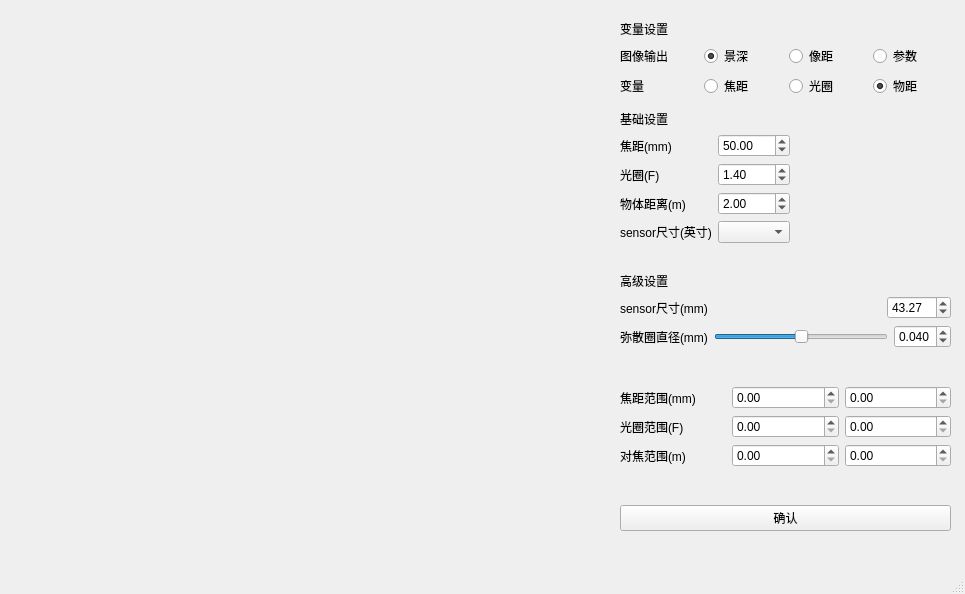
<?xml version="1.0" encoding="UTF-8"?>
<ui version="4.0">
 <class>MainWindow</class>
 <widget class="QMainWindow" name="MainWindow">
  <property name="geometry">
   <rect>
    <x>0</x>
    <y>0</y>
    <width>965</width>
    <height>594</height>
   </rect>
  </property>
  <property name="windowTitle">
   <string>景深计算器</string>
  </property>
  <widget class="QWidget" name="centralwidget">
   <widget class="QWidget" name="gridLayoutWidget">
    <property name="geometry">
     <rect>
      <x>20</x>
      <y>20</y>
      <width>561</width>
      <height>511</height>
     </rect>
    </property>
    <layout class="QGridLayout" name="gridLayout"/>
   </widget>
   <widget class="QWidget" name="">
    <property name="geometry">
     <rect>
      <x>620</x>
      <y>20</y>
      <width>331</width>
      <height>511</height>
     </rect>
    </property>
    <layout class="QVBoxLayout" name="verticalLayout_10">
     <item>
      <layout class="QVBoxLayout" name="verticalLayout_7">
       <item>
        <widget class="QLabel" name="label_10">
         <property name="text">
          <string>变量设置</string>
         </property>
        </widget>
       </item>
       <item>
        <layout class="QVBoxLayout" name="verticalLayout_3">
         <item>
          <layout class="QGridLayout" name="gridLayout_4">
           <item row="0" column="0">
            <widget class="QLabel" name="label_5">
             <property name="text">
              <string>图像输出</string>
             </property>
            </widget>
           </item>
           <item row="0" column="1">
            <widget class="QRadioButton" name="output_field_depth">
             <property name="text">
              <string>景深</string>
             </property>
             <property name="checked">
              <bool>true</bool>
             </property>
             <attribute name="buttonGroup">
              <string notr="true">buttonGroup</string>
             </attribute>
            </widget>
           </item>
           <item row="0" column="2">
            <widget class="QRadioButton" name="output_image_distance">
             <property name="text">
              <string>像距</string>
             </property>
             <attribute name="buttonGroup">
              <string notr="true">buttonGroup</string>
             </attribute>
            </widget>
           </item>
           <item row="0" column="3">
            <widget class="QRadioButton" name="output_params">
             <property name="text">
              <string>参数</string>
             </property>
             <property name="checked">
              <bool>false</bool>
             </property>
             <attribute name="buttonGroup">
              <string notr="true">buttonGroup</string>
             </attribute>
            </widget>
           </item>
          </layout>
         </item>
         <item>
          <layout class="QGridLayout" name="gridLayout_5">
           <item row="0" column="0">
            <widget class="QLabel" name="label_6">
             <property name="text">
              <string>变量</string>
             </property>
            </widget>
           </item>
           <item row="0" column="1">
            <widget class="QRadioButton" name="input_focus_length">
             <property name="text">
              <string>焦距</string>
             </property>
             <attribute name="buttonGroup">
              <string notr="true">buttonGroup_2</string>
             </attribute>
            </widget>
           </item>
           <item row="0" column="2">
            <widget class="QRadioButton" name="input_apeture">
             <property name="text">
              <string>光圈</string>
             </property>
             <attribute name="buttonGroup">
              <string notr="true">buttonGroup_2</string>
             </attribute>
            </widget>
           </item>
           <item row="0" column="3">
            <widget class="QRadioButton" name="input_distance">
             <property name="text">
              <string>物距</string>
             </property>
             <property name="checked">
              <bool>true</bool>
             </property>
             <attribute name="buttonGroup">
              <string notr="true">buttonGroup_2</string>
             </attribute>
            </widget>
           </item>
          </layout>
         </item>
        </layout>
       </item>
      </layout>
     </item>
     <item>
      <spacer name="verticalSpacer">
       <property name="orientation">
        <enum>Qt::Vertical</enum>
       </property>
       <property name="sizeHint" stdset="0">
        <size>
         <width>20</width>
         <height>40</height>
        </size>
       </property>
      </spacer>
     </item>
     <item>
      <layout class="QVBoxLayout" name="verticalLayout_9">
       <item>
        <layout class="QVBoxLayout" name="verticalLayout_6">
         <item>
          <widget class="QLabel" name="label_11">
           <property name="text">
            <string>基础设置</string>
           </property>
          </widget>
         </item>
         <item>
          <layout class="QHBoxLayout" name="horizontalLayout_3">
           <item>
            <layout class="QFormLayout" name="basic_setting">
             <item row="0" column="0">
              <widget class="QLabel" name="label_4">
               <property name="text">
                <string>焦距(mm)</string>
               </property>
              </widget>
             </item>
             <item row="1" column="0">
              <widget class="QLabel" name="label">
               <property name="text">
                <string>光圈(F)</string>
               </property>
              </widget>
             </item>
             <item row="1" column="1">
              <widget class="QDoubleSpinBox" name="aperture">
               <property name="singleStep">
                <double>0.100000000000000</double>
               </property>
               <property name="value">
                <double>1.400000000000000</double>
               </property>
              </widget>
             </item>
             <item row="2" column="0">
              <widget class="QLabel" name="label_2">
               <property name="text">
                <string>物体距离(m)</string>
               </property>
              </widget>
             </item>
             <item row="2" column="1">
              <widget class="QDoubleSpinBox" name="focus_distance">
               <property name="baseSize">
                <size>
                 <width>2</width>
                 <height>2</height>
                </size>
               </property>
               <property name="value">
                <double>2.000000000000000</double>
               </property>
              </widget>
             </item>
             <item row="0" column="1">
              <widget class="QDoubleSpinBox" name="focus_length">
               <property name="maximum">
                <double>200.000000000000000</double>
               </property>
               <property name="value">
                <double>50.000000000000000</double>
               </property>
              </widget>
             </item>
             <item row="3" column="0">
              <widget class="QLabel" name="label_8">
               <property name="text">
                <string>sensor尺寸(英寸)</string>
               </property>
              </widget>
             </item>
             <item row="3" column="1">
              <widget class="QComboBox" name="sensor_size_list"/>
             </item>
            </layout>
           </item>
           <item>
            <spacer name="horizontalSpacer_2">
             <property name="orientation">
              <enum>Qt::Horizontal</enum>
             </property>
             <property name="sizeHint" stdset="0">
              <size>
               <width>40</width>
               <height>20</height>
              </size>
             </property>
            </spacer>
           </item>
          </layout>
         </item>
        </layout>
       </item>
       <item>
        <spacer name="verticalSpacer_2">
         <property name="orientation">
          <enum>Qt::Vertical</enum>
         </property>
         <property name="sizeHint" stdset="0">
          <size>
           <width>20</width>
           <height>40</height>
          </size>
         </property>
        </spacer>
       </item>
       <item>
        <layout class="QVBoxLayout" name="verticalLayout_8">
         <item>
          <layout class="QVBoxLayout" name="verticalLayout_2">
           <item>
            <widget class="QLabel" name="label_9">
             <property name="text">
              <string>高级设置</string>
             </property>
            </widget>
           </item>
           <item>
            <layout class="QVBoxLayout" name="verticalLayout">
             <item>
              <layout class="QHBoxLayout" name="horizontalLayout">
               <item>
                <widget class="QLabel" name="label_3">
                 <property name="text">
                  <string>sensor尺寸(mm)</string>
                 </property>
                </widget>
               </item>
               <item>
                <spacer name="horizontalSpacer">
                 <property name="orientation">
                  <enum>Qt::Horizontal</enum>
                 </property>
                 <property name="sizeHint" stdset="0">
                  <size>
                   <width>40</width>
                   <height>20</height>
                  </size>
                 </property>
                </spacer>
               </item>
               <item>
                <widget class="QDoubleSpinBox" name="sensor_size">
                 <property name="maximum">
                  <double>100.000000000000000</double>
                 </property>
                 <property name="singleStep">
                  <double>0.005000000000000</double>
                 </property>
                 <property name="value">
                  <double>43.270000000000003</double>
                 </property>
                </widget>
               </item>
              </layout>
             </item>
             <item>
              <layout class="QHBoxLayout" name="horizontalLayout_2">
               <item>
                <widget class="QLabel" name="label_7">
                 <property name="text">
                  <string>弥散圈直径(mm)</string>
                 </property>
                </widget>
               </item>
               <item>
                <widget class="QSlider" name="confusion_circle_diam_slide">
                 <property name="value">
                  <number>50</number>
                 </property>
                 <property name="orientation">
                  <enum>Qt::Horizontal</enum>
                 </property>
                </widget>
               </item>
               <item>
                <widget class="QDoubleSpinBox" name="confusion_circle_diam">
                 <property name="decimals">
                  <number>3</number>
                 </property>
                 <property name="maximum">
                  <double>1.000000000000000</double>
                 </property>
                 <property name="singleStep">
                  <double>0.005000000000000</double>
                 </property>
                 <property name="value">
                  <double>0.040000000000000</double>
                 </property>
                </widget>
               </item>
              </layout>
             </item>
             <item>
              <spacer name="verticalSpacer_3">
               <property name="orientation">
                <enum>Qt::Vertical</enum>
               </property>
               <property name="sizeHint" stdset="0">
                <size>
                 <width>20</width>
                 <height>40</height>
                </size>
               </property>
              </spacer>
             </item>
             <item>
              <layout class="QVBoxLayout" name="verticalLayout_4">
               <item>
                <layout class="QHBoxLayout" name="horizontalLayout_4">
                 <item>
                  <widget class="QLabel" name="label_12">
                   <property name="text">
                    <string>焦距范围(mm)</string>
                   </property>
                  </widget>
                 </item>
                 <item>
                  <widget class="QDoubleSpinBox" name="focus_min_range"/>
                 </item>
                 <item>
                  <widget class="QDoubleSpinBox" name="focus_max_range"/>
                 </item>
                </layout>
               </item>
               <item>
                <layout class="QHBoxLayout" name="horizontalLayout_5">
                 <item>
                  <widget class="QLabel" name="label_13">
                   <property name="text">
                    <string>光圈范围(F)</string>
                   </property>
                  </widget>
                 </item>
                 <item>
                  <widget class="QDoubleSpinBox" name="apeture_min_range"/>
                 </item>
                 <item>
                  <widget class="QDoubleSpinBox" name="apeture_max_range"/>
                 </item>
                </layout>
               </item>
               <item>
                <layout class="QHBoxLayout" name="horizontalLayout_6">
                 <item>
                  <widget class="QLabel" name="label_14">
                   <property name="text">
                    <string>对焦范围(m)</string>
                   </property>
                  </widget>
                 </item>
                 <item>
                  <widget class="QDoubleSpinBox" name="distance_min_range"/>
                 </item>
                 <item>
                  <widget class="QDoubleSpinBox" name="distance_max_range"/>
                 </item>
                </layout>
               </item>
               <item>
                <spacer name="verticalSpacer_4">
                 <property name="orientation">
                  <enum>Qt::Vertical</enum>
                 </property>
                 <property name="sizeHint" stdset="0">
                  <size>
                   <width>20</width>
                   <height>40</height>
                  </size>
                 </property>
                </spacer>
               </item>
              </layout>
             </item>
            </layout>
           </item>
          </layout>
         </item>
         <item>
          <widget class="QPushButton" name="pushButton">
           <property name="text">
            <string>确认</string>
           </property>
          </widget>
         </item>
        </layout>
       </item>
      </layout>
     </item>
    </layout>
   </widget>
  </widget>
  <widget class="QMenuBar" name="menubar">
   <property name="geometry">
    <rect>
     <x>0</x>
     <y>0</y>
     <width>965</width>
     <height>23</height>
    </rect>
   </property>
  </widget>
  <widget class="QStatusBar" name="statusbar"/>
 </widget>
 <resources/>
 <connections/>
 <buttongroups>
  <buttongroup name="buttonGroup"/>
  <buttongroup name="buttonGroup_2"/>
 </buttongroups>
</ui>
